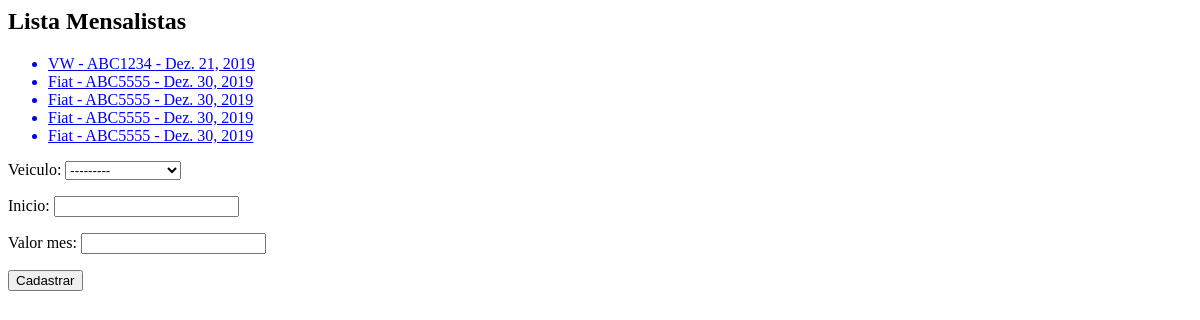
Page /core/mensalistas/ on the earlier database version.
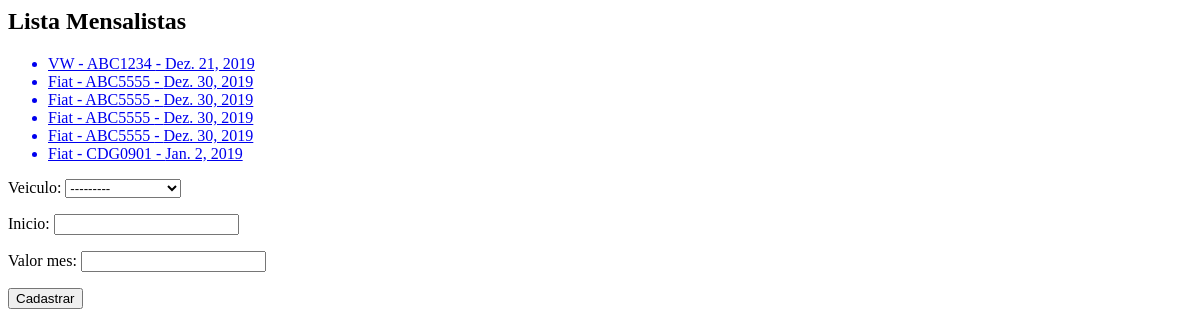
Same page on the later database version.
### core/models.py (models this page shows, shortened)
class Mensalista(models.Model):
    veiculo = models.ForeignKey(Veiculo, on_delete=models.CASCADE)
    inicio = models.DateField()
    valor_mes = models.DecimalField(max_digits=5, decimal_places=2)

class Veiculo(models.Model):
    marca = models.ForeignKey(Marca, on_delete=models.CASCADE)
    placa = models.CharField(max_length=7)
    cor = models.CharField(max_length=15)
    proprietario = models.ForeignKey(Pessoa, on_delete=models.CASCADE)
    modelo = models.CharField(max_length=50)
    observacoes = models.TextField()
    def __str__(self):
        return self.marca.nomemarca + ' - ' + self.placa

class Marca(models.Model):
   nomemarca = models.CharField(max_length=50)

### core/views.py (the view)
def lista_mensalistas(request):
    mensalistas = Mensalista.objects.all()
    m_form = MensalistaForm()
    m_data = {'mensalistas': mensalistas, 'm_form': m_form}
    return render(request, 'core/lista_mensalistas.html', m_data)

### core/forms.py
class MensalistaForm(ModelForm):
    class Meta:
        model = Mensalista
        fields = '__all__'

### core/templates/core/lista_mensalistas.html
<h2>Lista Mensalistas</h2>
<ul>
{% for mensalista in mensalistas %}
<a href="{% url 'core_update_mensalistas' mensalista.id %}"> <li> {{ mensalista.veiculo }} - {{ mensalista.inicio }} </li> </a>
{%endfor%}
</ul>
<form action="{% url 'core_mensalista_novo' %}" method="POST"> {% csrf_token %}
    {{ m_form.as_p }}
    <button type="submit">Cadastrar</button>
</form>

Differences in the rows shown:
added Mensalista: veiculo "Fiat - CDG0901", inicio "Jan. 2, 2019"
